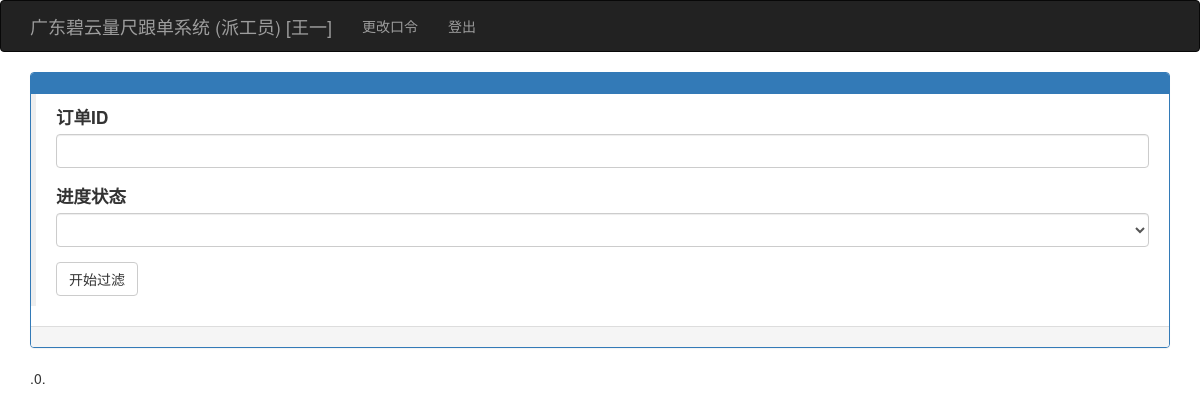
The app's page /paigonglist (signed in), older data.
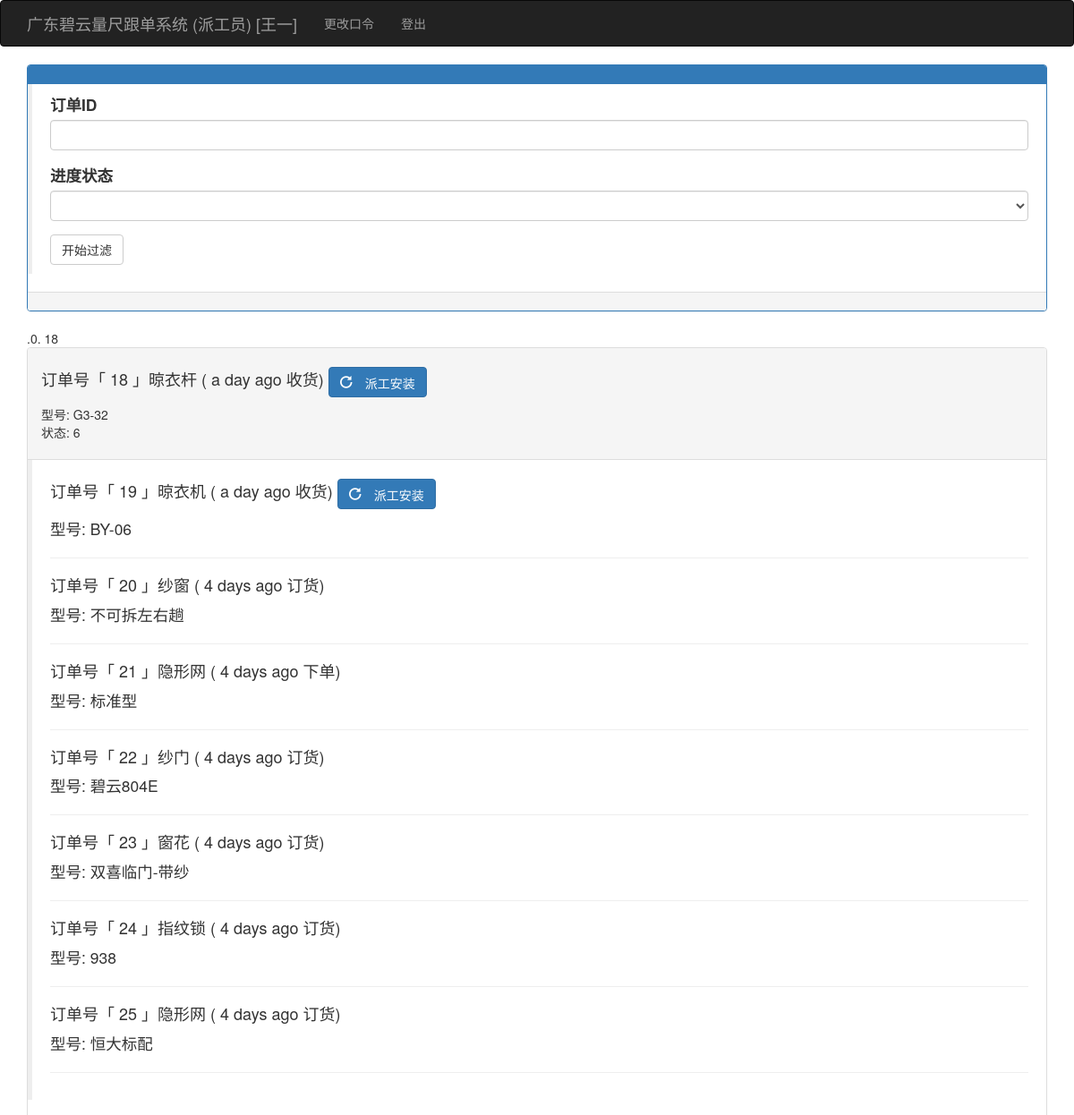
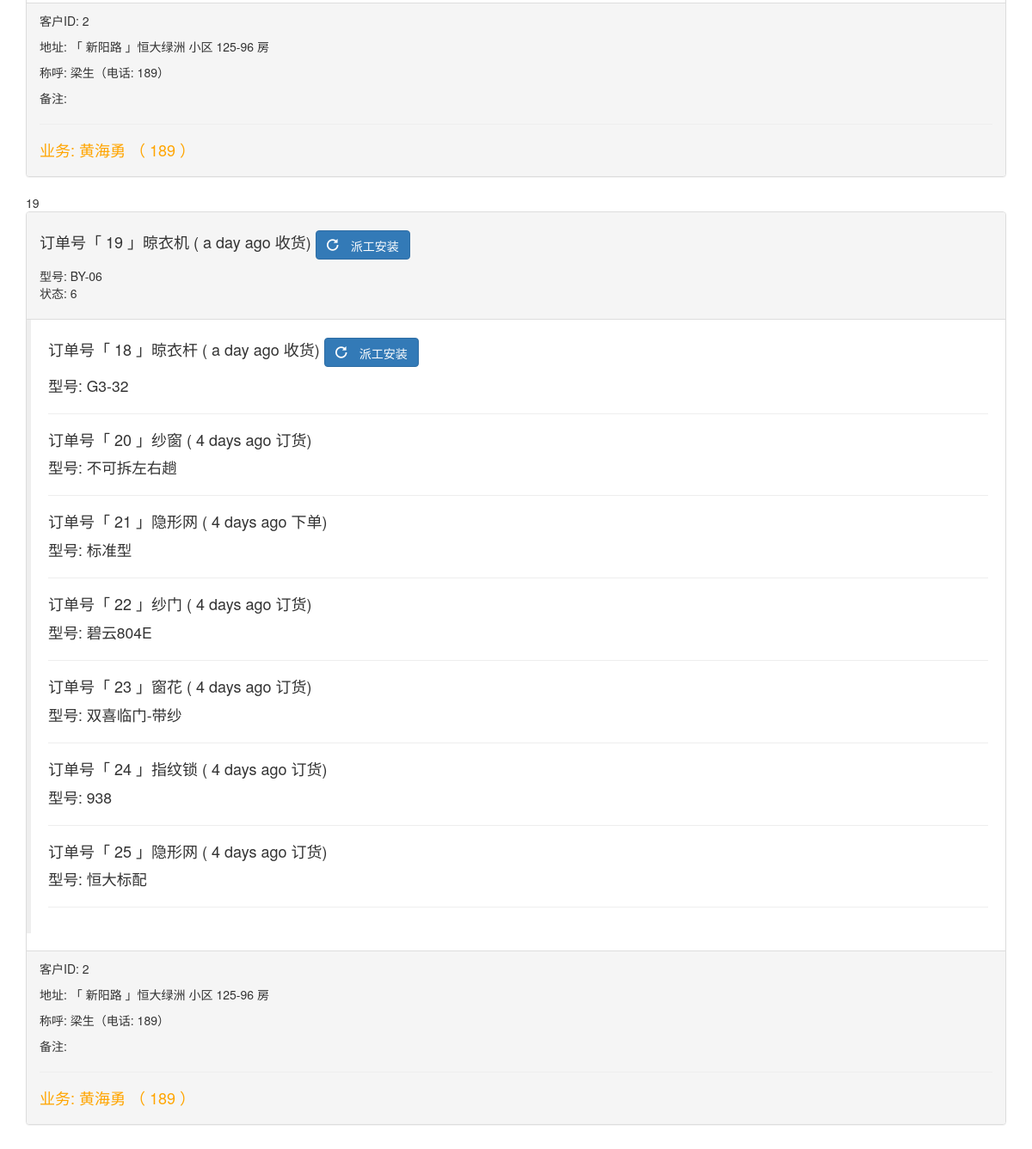
The same page, newer data (2 pictures, top to bottom).
### app/models.py (models this page shows, shortened)
class Dingdan(db.Model):
    __tablename__ = 'dingdans'
    id = db.Column(db.Integer, primary_key=True)
    kehu_id = db.Column(db.Integer, db.ForeignKey('kehus.id'))
    chanpin_id = db.Column(db.Integer, db.ForeignKey('chanpins.id'))
    shuliang = db.Column(db.Integer)
    weizhi = db.Column(db.String(64))
    xinghao = db.Column(db.String(64))
    kuan_chang = db.Column(db.Integer)
    gao = db.Column(db.Integer)
    meikongkuan_bashoudigao = db.Column(db.Integer)
    color = db.Column(db.String(64))
    shanshu = db.Column(db.Integer)
    zhonghengtiaoshu_gantiaoshu = db.Column(db.Integer)
    shuowei = db.Column(db.String(64))
    ishaveht = db.Column(db.String(64))
    zhangfa_dengfenshu_kaishuofangshi = db.Column(db.String(64))
    jiage = db.Column(db.Float)
    tushipic = db.Column(db.String(64))
    beizhu = db.Column(db.String(64))
    status = db.Column(db.Integer, default=1)  # 1测尺、2业务下单、3工厂下单、4工厂入库、5工厂发货、6收货、7派工、8装完、9安清款
    fakaidi = db.Column(db.String(64))  # -1
    time0 = db.Column(db.DateTime(), default=datetime.utcnow)
    user0_id = db.Column(db.Integer, db.ForeignKey('users.id'))
    time1 = db.Column(db.DateTime())
    user1_id = db.Column(db.Integer, db.ForeignKey('users.id'))
    time2 = db.Column(db.DateTime())
    user2_id = db.Column(db.Integer, db.ForeignKey('users.id'))
    time3 = db.Column(db.DateTime())
    user3_id = db.Column(db.Integer, db.ForeignKey('users.id'))
    time4 = db.Column(db.DateTime())
    user4_id = db.Column(db.Integer, db.ForeignKey('users.id'))
    time5 = db.Column(db.DateTime())
    user5_id = db.Column(db.Integer, db.ForeignKey('users.id'))
    time6 = db.Column(db.DateTime())
    user6_id = db.Column(db.Integer, db.ForeignKey('users.id'))
    time7 = db.Column(db.DateTime())
    user7_id = db.Column(db.Integer, db.ForeignKey('users.id'))
    time8 = db.Column(db.DateTime())
    user8_id = db.Column(db.Integer, db.ForeignKey('users.id'))
    time9 = db.Column(db.DateTime())
    user9_id = db.Column(db.Integer, db.ForeignKey('users.id'))

class Chanpin(db.Model):
    __tablename__ = 'chanpins'
    id = db.Column(db.Integer, primary_key=True)
    pinming = db.Column(db.String(64))
    jiage = db.Column(db.Float)
    beizhu = db.Column(db.String(64))
    dingdans = db.relationship('Dingdan', backref='chanpin', lazy='dynamic')

class Kehu(db.Model):
    __tablename__ = 'kehus'
    id = db.Column(db.Integer, primary_key=True)
    user_id = db.Column(db.Integer, db.ForeignKey('users.id'))
    xiaoqu_id = db.Column(db.Integer, db.ForeignKey('xiaoqus.id'))
    fangjian = db.Column(db.String(64))
    chenghu = db.Column(db.String(64))
    tel = db.Column(db.String(64))
    zje = db.Column(db.Float)
    beizhu = db.Column(db.String(64))
    status = db.Column(db.Integer, default=1)  # 1已测尺、2已下单、3已安装、4已清款
    time0 = db.Column(db.DateTime(), default=datetime.utcnow)
    time1 = db.Column(db.DateTime())
    time2 = db.Column(db.DateTime())
    time3 = db.Column(db.DateTime())
    dingdans = db.relationship('Dingdan', backref='kehu', lazy='dynamic')

class Xiaoqu(db.Model):
    __tablename__ = 'xiaoqus'
    id = db.Column(db.Integer, primary_key=True)
    xiaoqu = db.Column(db.String(64), unique=True, index=True)
    dizhi = db.Column(db.String(100))
    beizhu = db.Column(db.String(128))
    kehus = db.relationship('Kehu', backref='xiaoqu', lazy='dynamic')

class User(UserMixin, db.Model):
    __tablename__ = 'users'
    id = db.Column(db.Integer, primary_key=True)
    user = db.Column(db.String(64), unique=True, index=True)
    pin = db.Column(db.String(64))
    username = db.Column(db.String(64))
    tel = db.Column(db.String(32))
    role = db.Column(db.String(64))
    isuse = db.Column(db.Boolean, default=False)
    beizhu = db.Column(db.String(64))
    kehus = db.relationship('Kehu', backref='user', lazy='dynamic')
    @login_manager.user_loader
    def load_user(user_id):
        return User.query.get(int(user_id))

### app/main/views.py (the view, shortened to what this page needs)
@main.route('/paigonglist', methods=['GET', 'POST'])
@login_required
def paigonglist():
    if current_user.role != '派工员':
        return redirect(url_for('main.index'))
    form = FinepgddidForm()
    if form.validate_on_submit():
        session['ddid'] = form.ddid.data
        session['status'] = form.status.data
        return redirect(url_for('main.paigonglist'))
    ddid = session.get('ddid', '')
    status = session.get('status', 0)
    form.ddid.data = ddid
    form.status.data = status
    if status == 0:
        if ddid != '':
            dingdans = Dingdan.query.filter(
                or_(Dingdan.status == 6, Dingdan.status == 7, Dingdan.status == 8)).filter_by(id=ddid).order_by(
                Dingdan.chanpin_id,
                Dingdan.kehu_id)  # .order_by(Guke.outtime.desc())
        else:
            ddid = 0
            dingdans = Dingdan.query.filter(
                or_(Dingdan.status == 6, Dingdan.status == 7, Dingdan.status == 8)).order_by(Dingdan.chanpin_id,
                                                                                             Dingdan.kehu_id)  # .order_by(Guke.outtime.desc())
    kehus = Kehu.query.all()
    return render_template('paigonglist.html', form=form, dingdans=dingdans, kehus=kehus, done='待发货', ddid=ddid,
                           status=status)  #

### app/main/forms.py
class FinepgddidForm(FlaskForm):
    ddid = StringField('订单ID')
    status = SelectField('进度状态', coerce=int) #
    submit = SubmitField('开始过滤')
    def __init__(self, *args, **kwargs):
        super(FinepgddidForm, self).__init__(*args, **kwargs)
        self.status.choices = [(0, ''), (6, '未派工'), (7, '已派工'), (7, '已装完')]

### app/templates/paigonglist.html (shortened to what the changed rows need)
{% extends "base.html" %}
{% import "bootstrap/wtf.html" as wtf %}
{% block page_content %}
    <div class="panel panel-primary">
    </div>
    .{{ ddid }}.
    {% for dingdan in dingdans %}
        {{ dingdan.id }}
        <div class="panel panel-default">
            <div class="panel-heading">
                <h4> 订单号「 {{ dingdan.id }} 」{{ dingdan.chanpin.pinming }}
                    {% if dingdan.status==6 %}
                        ( {{ moment(dingdan.time5).fromNow(refresh=True) }} 收货)
                        <a class="btn btn-primary  glyphicon glyphicon-repeat"
                           href="{{ url_for('main.paigongone', ddid=dingdan.id) }}"> 派工安装</a>
                    {% elif dingdan.status == 7 %}
                        ( {{ moment(dingdan.time6).fromNow(refresh=True) }} 派工)
                        <a class="btn btn-primary  glyphicon glyphicon-flag"
                           href="{{ url_for('main.wanchengone', ddid=dingdan.id) }}"> 完成安装</a>
                    {% elif dingdan.status == 8 %}
                        ( {{ moment(dingdan.time7).fromNow(refresh=True) }} 完成)
                        <a class="btn btn-danger  glyphicon glyphicon-repeat"
                           href="{{ url_for('main.unwanchengone', ddid=dingdan.id) }}"> 撤完成</a>
                    {% elif dingdan.status == 9 %}
                        【已清款 不可撤】
                    {% endif %}
                </h4>
                <ul class="list-unstyled">
                    <li>型号: {{ dingdan.xinghao }}</li>
                    <li>状态: {{ dingdan.status }}</li>
                </ul>
            </div>
            <div class="post-body">
                <blockquote>
                    {% for kehu in kehus %}
                        {% if kehu.id == dingdan.kehu.id %}
                            {% for fdingdan in kehu.dingdans %}
                                {% if fdingdan.id != dingdan.id %}
                                    <h4> 订单号「 {{ fdingdan.id }} 」{{ fdingdan.chanpin.pinming }}
                                        {% if fdingdan.status==1 %}
                                            ( {{ moment(fdingdan.time0).fromNow(refresh=True) }} 量尺)
                                        {% elif fdingdan.status==2 %}
                                            ( {{ moment(fdingdan.time1).fromNow(refresh=True) }} 下单)
                                        {% elif fdingdan.status==3 %}
                                            ( {{ moment(fdingdan.time2).fromNow(refresh=True) }} 订货)
                                        {% elif fdingdan.status==4 %}
                                            ( {{ moment(fdingdan.time3).fromNow(refresh=True) }} 入库)
                                        {% elif fdingdan.status == 5 %}
                                            ( {{ moment(fdingdan.time4).fromNow(refresh=True) }} 发货)
                                        {% elif fdingdan.status==6 %}
                                            ( {{ moment(fdingdan.time5).fromNow(refresh=True) }} 收货)
                                            <a class="btn btn-primary  glyphicon glyphicon-repeat"
                                               href="{{ url_for('main.paigongone', ddid=fdingdan.id) }}"> 派工安装</a>
                                        {% elif fdingdan.status == 7 %}
                                            ( {{ moment(fdingdan.time6).fromNow(refresh=True) }} 派工)
                                            <a class="btn btn-danger  glyphicon glyphicon-repeat"
                                               href="{{ url_for('main.wanchengone', ddid=fdingdan.id) }}"> 完成安装</a>
                                        {% elif fdingdan.status == 8 %}
                                            ( {{ moment(fdingdan.time7).fromNow(refresh=True) }} 完成)
                                            <a class="btn btn-danger  glyphicon glyphicon-repeat"
                                               href="{{ url_for('main.unwanchengone', ddid=fdingdan.id) }}"> 撤完成</a>
                                        {% elif fdingdan.status == 9 %}
                                            【已清款 不可撤】
                                        {% endif %}
                                    </h4>
                                    <ul class="list-unstyled">
                                        <li>型号: {{ fdingdan.xinghao }}</li>
                                    </ul>
                                    <hr>
                                {% endif %}
                            {% endfor %}
                        {% endif %}
                    {% endfor %}
                </blockquote>
            </div>
            <div class="panel-footer">
                <p>客户ID: {{ dingdan.kehu.id }}</p>
                <p>地址: 「 {{ dingdan.kehu.xiaoqu.dizhi }} 」{{ dingdan.kehu.xiaoqu.xiaoqu }}
                    小区 {{ dingdan.kehu.fangjian }} 房</p>
                <p>称呼: {{ dingdan.kehu.chenghu }}（电话: {{ dingdan.kehu.tel }}）</p>
                <p>备注: {{ dingdan.kehu.beizhu }}</p>
                <hr>
                <h4 style="color:orange">业务: {{ dingdan.kehu.user.username }} （ {{ dingdan.kehu.user.tel }} ）</h4>
            </div>
        </div>
    {% endfor %}
    </div>
{% endblock %}

Row changes from the older to the newer data that the page shows:
now on this page (row edited): Dingdan: id "18", chanpin.pinming "晾衣杆", time5 "a day ago", xinghao "G3-32", status "6", kehu.id "2", kehu.xiaoqu.dizhi "新阳路", kehu.xiaoqu.xiaoqu "恒大绿洲", kehu.fangjian "125-96", kehu.chenghu "梁生", kehu.tel "189", kehu.user.username "黄海勇", kehu.user.tel "189"
now on this page (row edited): Dingdan: id "19", chanpin.pinming "晾衣机", time5 "a day ago", xinghao "BY-06", status "6", kehu.id "2", kehu.xiaoqu.dizhi "新阳路", kehu.xiaoqu.xiaoqu "恒大绿洲", kehu.fangjian "125-96", kehu.chenghu "梁生", kehu.tel "189", kehu.user.username "黄海勇", kehu.user.tel "189"
now on this page (row unchanged): Dingdan: id "20", chanpin.pinming "纱窗", time2 "4 days ago", xinghao "不可拆左右趟"
now on this page (row edited): Dingdan: id "21", chanpin.pinming "隐形网", time1 "4 days ago", xinghao "标准型"
now on this page (row unchanged): Dingdan: id "22", chanpin.pinming "纱门", time2 "4 days ago", xinghao "碧云804E"
now on this page (row unchanged): Dingdan: id "23", chanpin.pinming "窗花", time2 "4 days ago", xinghao "双喜临门-带纱"
now on this page (row unchanged): Dingdan: id "24", chanpin.pinming "指纹锁", time2 "4 days ago", xinghao "938"
now on this page (row unchanged): Dingdan: id "25", chanpin.pinming "隐形网", time2 "4 days ago", xinghao "恒大标配"
